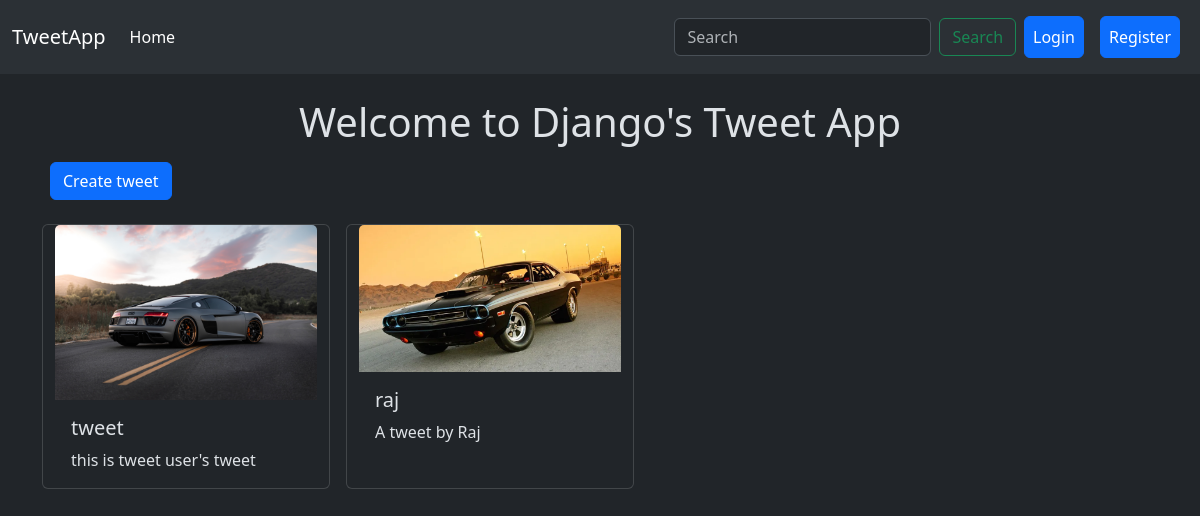
The app's page /tweetApp/, older data.
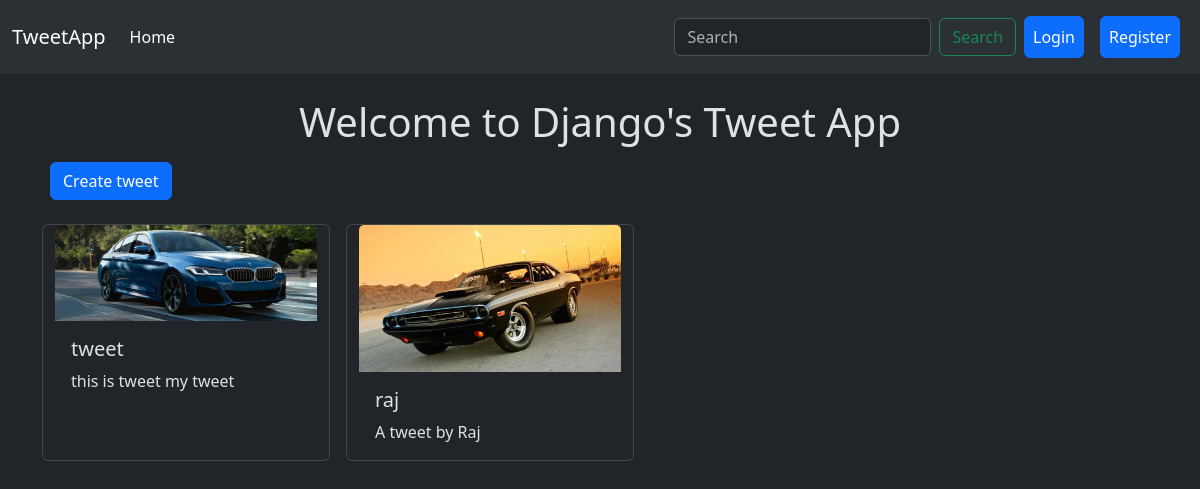
The same page, newer data.
### tweetApp/models.py (models this page shows, shortened)
class Tweet(models.Model):
    user = models.ForeignKey(User, on_delete=models.CASCADE)
    text = models.TextField(max_length=240)
    photo = models.ImageField(upload_to='photos/', blank=True, null=True)
    created_at = models.DateTimeField(auto_now_add=True)
    updated_at = models.DateTimeField(auto_now=True)

### tweetApp/views.py (the view)
# urls.py: path('', views.tweet_list, name='tweet_list'),
def tweet_list(request):
    tweets = Tweet.objects.all().order_by('-created_at')
    return render(request, 'tweet_list.html', {'tweets': tweets})

### tweetApp/templates/tweet_list.html (shortened to what this page needs)
{% extends "layout.html" %}
{% block content %}
<h1 class="text-center mt-4">Welcome to Django's Tweet App</h1>
<a class="btn btn-primary mb-4 m-2" href="{% url "tweet_create" %}">Create tweet</a>
<div class="container row gap-3">
    {% for tweet in tweets %}
    <div class="card" style="width: 18rem;">
        <img src="{{tweet.photo.url}}" class="card-img-top" alt="...">
        <div class="card-body">
          <h5 class="card-title">{{tweet.user.username}}</h5>
          <p class="card-text">{{tweet.text}}</p>
        </div>
      </div>
    {% endfor %}
</div>
{% endblock %}

### templates/layout.html (shortened to what this page needs)
{% load static %}
<!DOCTYPE html>
<html lang="en" data-bs-theme="dark">
  <head>
    <link
      href="https://cdn.jsdelivr.net/npm/bootstrap@5.3.3/dist/css/bootstrap.min.css"
      rel="stylesheet"
    >
  </head>
  <body>
    <nav class="navbar navbar-expand-lg bg-body-tertiary">
        <div class="container-fluid">
          <a class="navbar-brand" href="#">TweetApp</a>
          <div class="collapse navbar-collapse" id="navbarSupportedContent">
            <ul class="navbar-nav me-auto mb-2 mb-lg-0">
              <li class="nav-item">
                <a class="nav-link active" aria-current="page" href="#">Home</a>
              </li>
            </ul>
            <form class="d-flex" role="search">
              <input class="form-control me-2" type="search" placeholder="Search" aria-label="Search">
              <button class="btn btn-outline-success" type="submit">Search</button>
            </form>
            {% if user.is_authenticated %}
                <form method="post" action="{% url 'logout' %}">
                    {% csrf_token %}
                    <button type="submit" class="btn btn-danger p-2 m-2">Logout</button>
                </form>
            {% else %}
                <a href="{% url 'login' %}" class="btn btn-primary p-2 m-2">Login</a>
                <a href="{% url 'register' %}" class="btn btn-primary p-2 m-2">Register</a>
            {% endif %}
          </div>
        </div>
      </nav>
      <div class="container">
        {% block content %}{% endblock %}
      </div>
  </body>
</html>

Row changes from the older to the newer data that the page shows:
changed Tweet "tweet": photo: a different picture; text "this is tweet user's tweet" → "this is tweet my tweet"
